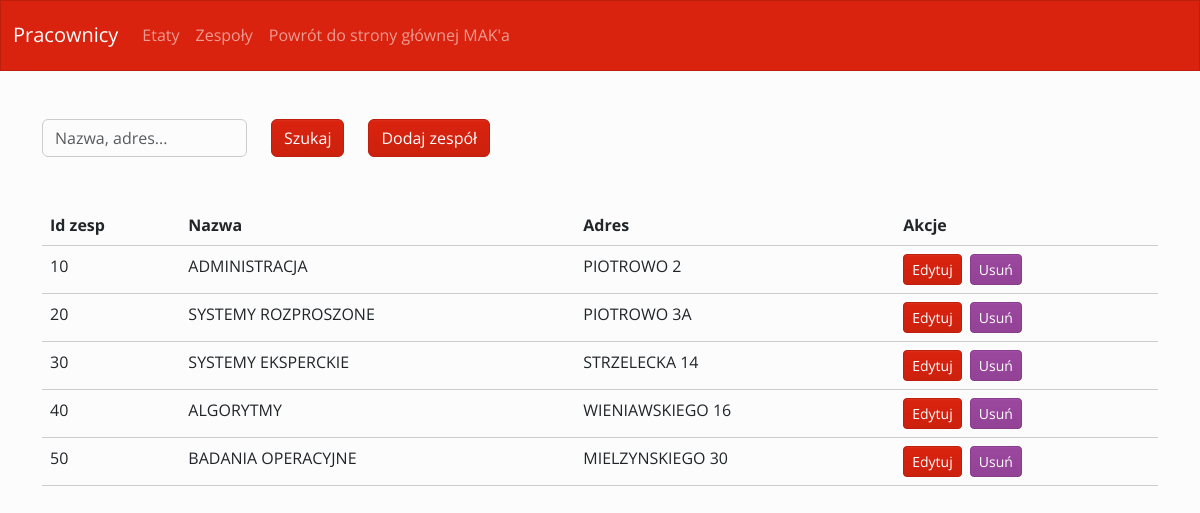
The page /zespoly.php on the database its author committed.
### tables this page shows
CREATE TABLE IF NOT EXISTS `zespoly` (
  `ID_ZESP` int(11) NOT NULL,
  `NAZWA` varchar(20) DEFAULT NULL,
  `ADRES` varchar(20) DEFAULT NULL,
  PRIMARY KEY (`ID_ZESP`)
);

### zespoly.php (the view, shortened to what this page needs)
<?php
require_once 'database.php';
require_once 'functions.php';
?>
<!doctype html>
<html lang="en">
<head>
    <link href="bootstrap/css/bootstrap.min.css" rel="stylesheet">
</head>
<body>
    <?php
    if(isset($_POST['submit']) && $_POST['search']!=''){
        $stmt = $pdo->prepare("SELECT * FROM zespoly WHERE NAZWA LIKE :nazwa OR ADRES LIKE :adres");
        $stmt -> bindValue(':nazwa', '%'.$_POST['search'].'%', PDO::PARAM_STR);
        $stmt -> bindValue(':adres', '%'.$_POST['search'].'%', PDO::PARAM_STR);
        $stmt->execute();
    }
    else{
        $stmt = $pdo->query('SELECT * FROM zespoly');
    }
    ?>
    <div class="container">
        <form action="" method="post">
        <div class="row my-5">
            <div class="col-auto">
                <input type="text" class="form-control" name="search" placeholder="Nazwa, adres...">
            </div>
            <div class="col-auto">
                <input type="submit" class="btn btn-primary" name="submit" value="Szukaj">
            </div>
            <div class="col-auto">
                <a href="dodaj_zespol.php" class="btn btn-primary">Dodaj zespół</a>
            </div>
        </div>
        </form>
        <div class="row">
            <div class="col-12">
                <table class="table">
                    <thead>
                    <tr>
                        <th>Id zesp</th>
                        <th>Nazwa</th>
                        <th>Adres</th>
                        <th>Akcje</th>
                    </tr>
                    </thead>
                    <tbody>
                    <?php
                    foreach ($stmt as $row){
                        echo '<tr>';
                        echo '<td>'.$row['ID_ZESP'].'</td>';
                        echo '<td>'.$row['NAZWA'].'</td>';
                        echo '<td>'.$row['ADRES'].'</td>';
                        echo '<td>
                            <a href="zespoly.php?edit='.$row['ID_ZESP'].'" class="btn btn-sm btn-primary me-1">Edytuj</a>
                            <a href="zespoly.php?delete='.$row['ID_ZESP'].'" class="btn btn-sm btn-danger" onclick="return confirm(\'Czy na pewno usunąć? Zastanów się dobrze...\')">Usuń</a>
                        </td>';
                        echo '</tr>';
                    }
                    ?>
                    </tbody>
                </table>
            </div>
        </div>
    </div>
</body>
</html>

### rows shown on the page
zespoly: ID_ZESP "10", NAZWA "ADMINISTRACJA", ADRES "PIOTROWO 2"
zespoly: ID_ZESP "20", NAZWA "SYSTEMY ROZPROSZONE", ADRES "PIOTROWO 3A"
zespoly: ID_ZESP "30", NAZWA "SYSTEMY EKSPERCKIE", ADRES "STRZELECKA 14"
zespoly: ID_ZESP "40", NAZWA "ALGORYTMY", ADRES "WIENIAWSKIEGO 16"
zespoly: ID_ZESP "50", NAZWA "BADANIA OPERACYJNE", ADRES "MIELZYNSKIEGO 30"
